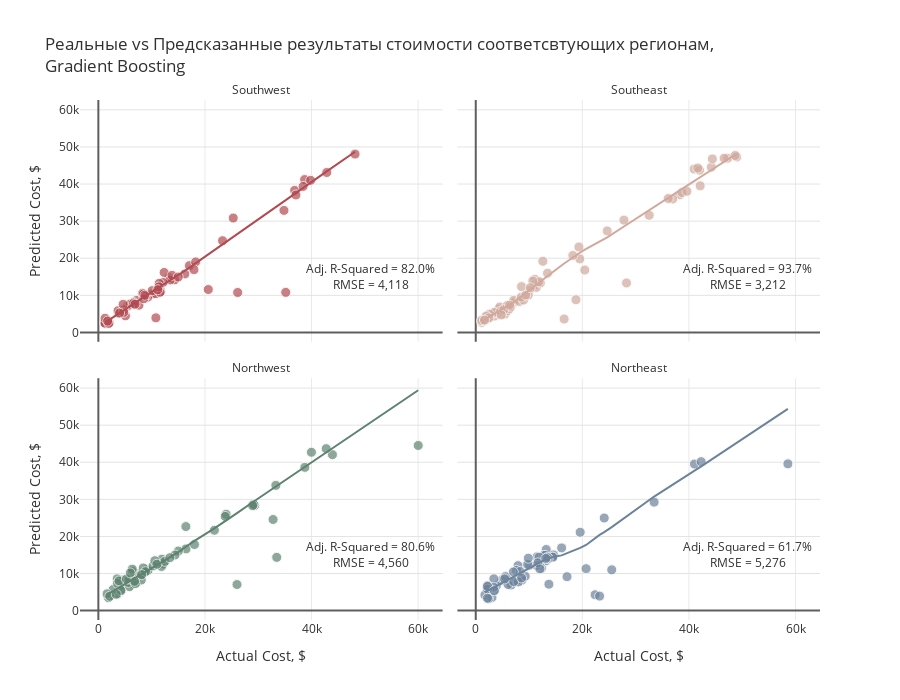

The notebook cell saved with this chart:
### Markdown cell above
Gradient Boosting

### Code cell
actuals=[]
preds=[]
rmses=[]
r2_scores=[]
adj_r2_scores=[]
feat_importance=pd.DataFrame()
regions = ins.region.unique()
s = StandardScaler()
col = ["#B14B51", '#D0A99C', '#5D8370','#6C839B']

for i in regions:
    
    # Разделение датасета по региону
    ins_df = ins[ins.region==i]
    X=ins_df.drop(['charges', 'region'], axis=1)
    y=ins_df.charges
    
    
    
    pf = PolynomialFeatures(degree=2, include_bias=False)
    X_pf = pd.DataFrame(data=pf.fit_transform(X), columns=pf.get_feature_names(X.columns))
    
    # Распределение на выборки
    X_train, X_test, y_train, y_test = train_test_split(X_pf, y, test_size=0.2, random_state=1)
    X_train = pd.DataFrame(X_train, columns = X_pf.columns)
    X_test = pd.DataFrame(X_test, columns = X_pf.columns)
    actuals.append(pd.Series(y_test, name='actuals').reset_index())
    print("\nRegion: {}\n".format(i))
    print("Train Shape:{} {}  Test Shape:{} {}".format(X_train.shape, y_train.shape, X_test.shape, y_test.shape))
    
    
    X_train = pd.DataFrame(data=s.fit_transform(X_train), columns=X_pf.columns)
    X_test = pd.DataFrame(data=s.transform(X_test), columns=X_pf.columns)
    
    
    grid = {'learning_rate': [0.0001, 0.001, 0.01, 0.1, 0.25, 0.5],
            'n_estimators': [int(x) for x in np.linspace(start = 200, stop = 1000, num = 5)],
            'subsample': [0.5, 0.8, 1],
            'min_samples_split': [2, 5, 10],
            'min_samples_leaf': [1, 2, 4],
            'max_depth': [int(x) for x in np.linspace(2, 10, num = 5)],
            'max_features': [None, 'sqrt']}
    xgb=GradientBoostingRegressor(random_state=21)
    xgb_cv=RandomizedSearchCV(estimator=xgb, param_distributions=grid, scoring='neg_mean_squared_error', 
                              n_iter=100, cv=3, random_state=21, n_jobs=-1)
    xgb_cv.fit(X_train, y_train)
    y_pred=xgb_cv.predict(X_test)
    preds.append(pd.Series(y_pred, name='preds').reset_index(drop=True))
    rmse=np.sqrt(mean_squared_error(y_test, y_pred)).round(2)
    r2=r2_score(y_test, y_pred)
    adj_r2 = 1 - (1-r2)*(len(y_test)-1)/(len(y_test)-X_test.shape[1]-1)
    rmses.append(rmse)
    r2_scores.append(r2)
    adj_r2_scores.append(adj_r2)
    
    
    feat_importance["Importance_"+str(i)]=xgb_cv.best_estimator_.feature_importances_
    
    print("Test Error (RMSE) = {:,}".format(rmse))
    print("R-Squared = {:.2f}%, Adjusted R-Squared = {:.2f}%".format(r2*100, adj_r2*100))
    if i != 'Northeast':
        print("__________________________")

# Plot results
for i in range(0,4):
    actuals[i].loc[:,'index']=regions[i]
actual = pd.concat([actuals[i] for i in range(4)], axis = 0)
pred = pd.concat([preds[i] for i in range(4)], axis = 0)
df = pd.concat([actual, pred], axis=1).reset_index(drop=True)

fig = px.scatter(df, x="actuals", y="preds", color="index", trendline="lowess", height=700,
                 title="Реальные vs Предсказанные результаты стоимости соответсвтующих регионам,<br>Gradient Boosting",
                 color_discrete_sequence=col, opacity=0.7, facet_col='index', facet_col_wrap=2)

fig.for_each_annotation(lambda a: a.update(text=a.text.split("=")[-1]))
fig.add_annotation(text="Adj. R-Squared = {:.1f}%<br>RMSE = {:,.0f}".format(adj_r2_scores[0]*100,rmses[0]),
                   x=51e3,y=15e3, row=2,col=1, showarrow=False)
fig.add_annotation(text="Adj. R-Squared = {:.1f}%<br>RMSE = {:,.0f}".format(adj_r2_scores[1]*100,rmses[1]),
                   x=51e3,y=15e3, row=2,col=2, showarrow=False)
fig.add_annotation(text="Adj. R-Squared = {:.1f}%<br>RMSE = {:,.0f}".format(adj_r2_scores[2]*100,rmses[2]),
                   x=51e3,y=15e3, row=1,col=1, showarrow=False)
fig.add_annotation(text="Adj. R-Squared = {:.1f}%<br>RMSE = {:,.0f}".format(adj_r2_scores[3]*100,rmses[3]),
                   x=51e3,y=15e3, row=1,col=2, showarrow=False)

fig.update_traces(hovertemplate="Actual Cost: %{x:$,.2f}<br>Predicted Cost: %{y:$,.2f}",
                  marker=dict(size=10,line=dict(width=1,color="#F7F7F7")),
                  selector=dict(mode="markers"), showlegend=False)
fig.update_xaxes(title="Actual Cost, $", row=1)
fig.update_xaxes(showgrid=True, gridwidth=1, gridcolor='#EAEAEA',
                 zeroline=True, zerolinewidth=2, zerolinecolor='#5E5E5E')
fig.update_yaxes(title="Predicted Cost, $", col=1)
fig.update_yaxes(showgrid=True, gridwidth=1, gridcolor='#E3E3E3',
                 zeroline=True, zerolinewidth=2, zerolinecolor='#5E5E5E')
fig.update_layout(font_color="#303030", paper_bgcolor="white", plot_bgcolor="white")
fig.show()

### Figure 1 — Plotly figure (JSON) as saved in the notebook; plotly's stock layout.template omitted (floating-point values rounded to 4 significant figures)
{"data": [{"hovertemplate": "Actual Cost: %{x:$,.2f}<br>Predicted Cost: %{y:$,.2f}", "legendgroup": "Southwest", "marker": {"color": "#B14B51", "line": {"color": "#F7F7F7", "width": 1}, "opacity": 0.7, "size": 10, "symbol": "circle"}, "mode": "markers", "name": "Southwest", "orientation": "v", "showlegend": false, "type": "scatter", "x": [3761.0, 11670.0, 6312.0, 14320.0, 11550.0, 5080.0, 8269.0, 3693.0, 36840.0, 13220.0, 23310.0, 35160.0, 12350.0, 10070.0, 5488.0, 38711, 7197.0, 6572.0, 5980.0, 34830.0, 6600.0, 39840.0, 1256.0, 1242.0, 4762.0, 9265.0, 13470.0, 1759.0, 1242.0, 48170.0, 16230.0, 25310.0, 10790.0, 4751.0, 8557.0, 42860.0, 8278.0, 11580.0, 7624.0, 12150.0, 20630.0, 4647.0, 26140.0, 2008.0, 8444.0, 17080.0, 13820.0, 8825.0, 37080.0, 10100.0, 11410.0, 14990.0, 11360.0, 6876.0, 10800.0, 18260.0, 1262.0, 17940.0, 11150.0, 38420.0, 8522.0, 8703.0, 3988.0, 1965.0, 1743.0], "xaxis": "x3", "y": [5195.0, 11010.0, 7474.0, 14190.0, 11940.0, 4474.0, 9997.0, 5845.0, 38290.0, 14790.0, 24720.0, 10800.0, 16160.0, 10340.0, 7090.0, 41210.0, 8631.0, 8070.0, 7640.0, 32890.0, 7837.0, 41000.0, 2864.0, 2502.0, 6120.0, 9514.0, 14130.0, 3059.0, 2502.0, 48080.0, 15770.0, 30840.0, 10450.0, 5421.0, 9624.0, 43110.0, 10550.0, 10820.0, 7345.0, 13470.0, 11570.0, 7572.0, 10770.0, 2685.0, 10370.0, 18000.0, 15400.0, 9695.0, 37060.0, 11250.0, 13220.0, 14930.0, 12300.0, 7585.0, 3930.0, 19000.0, 3831.0, 16920.0, 11510.0, 39360.0, 9084.0, 10010.0, 5235.0, 2416.0, 3054.0], "yaxis": "y3"}, {"hovertemplate": "<b>LOWESS trendline</b><br><br>index=Southwest<br>actuals=%{x}<br>preds=%{y} <b>(trend)</b><extra></extra>", "legendgroup": "Southwest", "marker": {"color": "#B14B51", "symbol": "circle"}, "mode": "lines", "name": "Southwest", "showlegend": false, "type": "scatter", "x": [1242.0, 1242.0, 1256.0, 1262.0, 1743.0, 1759.0, 1965.0, 2008.0, 3693.0, 3761.0, 3988.0, 4647.0, 4751.0, 4762.0, 5080.0, 5488.0, 5980.0, 6312.0, 6572.0, 6600.0, 6876.0, 7197.0, 7624.0, 8269.0, 8278.0, 8444.0, 8522.0, 8557.0, 8703.0, 8825.0, 9265.0, 10070.0, 10100.0, 10790.0, 10800.0, 11150.0, 11360.0, 11410.0, 11550.0, 11580.0, 11670.0, 12150.0, 12350.0, 13220.0, 13470.0, 13820.0, 14320.0, 14990.0, 16230.0, 17080.0, 17940.0, 18260.0, 20630.0, 23310.0, 25310.0, 26140.0, 34830.0, 35160.0, 36840.0, 37080.0, 38420.0, 38711, 39840.0, 42860.0, 48170.0], "xaxis": "x3", "y": [2654.0, 2655.0, 2668.0, 2674.0, 3137.0, 3153.0, 3351.0, 3392.0, 5008.0, 5073.0, 5290.0, 5920.0, 6019.0, 6030.0, 6334.0, 6725.0, 7198.0, 7521.0, 7774.0, 7802.0, 8056.0, 8331.0, 8699.0, 9270.0, 9277.0, 9428.0, 9499.0, 9530.0, 9664.0, 9775.0, 10170.0, 10900.0, 10930.0, 11550.0, 11550.0, 11870.0, 12060.0, 12100.0, 12230.0, 12250.0, 12340.0, 12760.0, 12940.0, 13740.0, 13960.0, 14280.0, 14730.0, 15380.0, 16620.0, 17490.0, 18350.0, 18670.0, 21080.0, 23720.0, 25840.0, 26710.0, 35430.0, 35760.0, 37430.0, 37670.0, 39000.0, 39300.0, 40420.0, 43430.0, 48720.0], "yaxis": "y3"}, {"hovertemplate": "Actual Cost: %{x:$,.2f}<br>Predicted Cost: %{y:$,.2f}", "legendgroup": "Southeast", "marker": {"color": "#D0A99C", "line": {"color": "#F7F7F7", "width": 1}, "opacity": 0.7, "size": 10, "symbol": "circle"}, "mode": "markers", "name": "Southeast", "orientation": "v", "showlegend": false, "type": "scatter", "x": [44200.0, 6781.0, 5478.0, 32550.0, 1816.0, 11090.0, 11090.0, 13470.0, 47270.0, 10110.0, 38280.0, 19350.0, 1616.0, 40970.0, 1824.0, 7244.0, 36950.0, 42000.0, 6184.0, 20460.0, 7153.0, 2219.0, 8233.0, 4266.0, 19520.0, 27810.0, 16590.0, 5967.0, 4505.0, 3501.0, 4340.0, 5974.0, 3227.0, 11360.0, 12590.0, 6314.0, 5920.0, 12140.0, 3562.0, 4673.0, 46600.0, 2566.0, 41680.0, 8978.0, 48970.0, 24670.0, 8597.0, 38710.0, 1136.0, 18810.0, 1982.0, 1132.0, 6500.0, 1147.0, 8548.0, 39610.0, 11880.0, 48680.0, 44400.0, 18220.0, 28290.0, 9855.0, 10700.0, 5245.0, 1665.0, 2465.0, 9378.0, 10230.0, 36120.0, 4780.0, 6338.0, 42110.0, 1634.0], "xaxis": "x4", "y": [44560.0, 7643.0, 4941.0, 31570.0, 3731.0, 14310.0, 12860.0, 15970.0, 46960.0, 11420.0, 37110.0, 23040.0, 3340.0, 44040.0, 4091.0, 8159.0, 35960.0, 43750.0, 6298.0, 16820.0, 8670.0, 3671.0, 8366.0, 6262.0, 19830.0, 30280.0, 3608.0, 7043.0, 6860.0, 4400.0, 5100.0, 5835.0, 5228.0, 12150.0, 19170.0, 6396.0, 7274.0, 13360.0, 5417.0, 5725.0, 46980.0, 4917.0, 44310.0, 8729.0, 47300.0, 27360.0, 12350.0, 37720.0, 2702.0, 8807.0, 4406.0, 3275.0, 6878.0, 3214.0, 9519.0, 38050.0, 13690.0, 47700.0, 46780.0, 20760.0, 13340.0, 10060.0, 13850.0, 6110.0, 3287.0, 3900.0, 10070.0, 12050.0, 36100.0, 4708.0, 7331.0, 39520.0, 3350.0], "yaxis": "y4"}, {"hovertemplate": "<b>LOWESS trendline</b><br><br>index=Southeast<br>actuals=%{x}<br>preds=%{y} <b>(trend)</b><extra></extra>", "legendgroup": "Southeast", "marker": {"color": "#D0A99C", "symbol": "circle"}, "mode": "lines", "name": "Southeast", "showlegend": false, "type": "scatter", "x": [1132.0, 1136.0, 1147.0, 1616.0, 1634.0, 1665.0, 1816.0, 1824.0, 1982.0, 2219.0, 2465.0, 2566.0, 3227.0, 3501.0, 3562.0, 4266.0, 4340.0, 4505.0, 4673.0, 4780.0, 5245.0, 5478.0, 5920.0, 5967.0, 5974.0, 6184.0, 6314.0, 6338.0, 6500.0, 6781.0, 7153.0, 7244.0, 8233.0, 8548.0, 8597.0, 8978.0, 9378.0, 9855.0, 10110.0, 10230.0, 10700.0, 11090.0, 11090.0, 11360.0, 11880.0, 12140.0, 12590.0, 13470.0, 16590.0, 18220.0, 18810.0, 19350.0, 19520.0, 20460.0, 24670.0, 27810.0, 28290.0, 32550.0, 36120.0, 36950.0, 38280.0, 38710.0, 39610.0, 40970.0, 41680.0, 42000.0, 42110.0, 44200.0, 44400.0, 46600.0, 47270.0, 48680.0, 48970.0], "xaxis": "x4", "y": [2971.0, 2975.0, 2983.0, 3369.0, 3384.0, 3410.0, 3535.0, 3542.0, 3672.0, 3870.0, 4075.0, 4161.0, 4719.0, 4952.0, 5004.0, 5611.0, 5676.0, 5819.0, 5966.0, 6059.0, 6469.0, 6674.0, 7067.0, 7109.0, 7115.0, 7302.0, 7417.0, 7439.0, 7584.0, 7835.0, 8173.0, 8258.0, 9364.0, 9721.0, 9777.0, 10210.0, 10670.0, 11210.0, 11510.0, 11650.0, 12210.0, 12660.0, 12660.0, 12960.0, 13520.0, 13800.0, 14280.0, 15220.0, 18570.0, 20290.0, 20840.0, 21330.0, 21470.0, 22300.0, 25640.0, 28550.0, 29010.0, 33010.0, 36310.0, 37080.0, 38300.0, 38700.0, 39530.0, 40780.0, 41430.0, 41730.0, 41830.0, 43760.0, 43950.0, 45990.0, 46610.0, 47920.0, 48190.0], "yaxis": "y4"}, {"hovertemplate": "Actual Cost: %{x:$,.2f}<br>Predicted Cost: %{y:$,.2f}", "legendgroup": "Northwest", "marker": {"color": "#5D8370", "line": {"color": "#F7F7F7", "width": 1}, "opacity": 0.7, "size": 10, "symbol": "circle"}, "mode": "markers", "name": "Northwest", "orientation": "v", "showlegend": false, "type": "scatter", "x": [9174.0, 4433.0, 21770.0, 7732.0, 33470.0, 4618.0, 3594.0, 12240.0, 6204.0, 11840.0, 4467.0, 8163.0, 6394.0, 1906.0, 23970.0, 2775.0, 3538.0, 32790.0, 6112.0, 9302.0, 11950.0, 6389.0, 23810.0, 10260.0, 4244.0, 16460.0, 8413.0, 26020.0, 60020.0, 3580.0, 12480.0, 5856.0, 7154.0, 1636.0, 6987.0, 43920.0, 15020.0, 29330.0, 5630.0, 8827.0, 8060.0, 5729.0, 14380.0, 29140.0, 38750.0, 3877.0, 42760.0, 6374.0, 28950.0, 16420.0, 10600.0, 18030.0, 39980.0, 6941.0, 4240.0, 6361.0, 8116.0, 6797.0, 2137.0, 33310.0, 13420.0, 10980.0, 3353.0, 5261.0, 5990.0], "xaxis": "x", "y": [11130.0, 8222.0, 21660.0, 10030.0, 14360.0, 7606.0, 4464.0, 12630.0, 8283.0, 11900.0, 6931.0, 9653.0, 8071.0, 3463.0, 25970.0, 5700.0, 8561.0, 24570.0, 7251.0, 10810.0, 13880.0, 7298.0, 25390.0, 12050.0, 5530.0, 16640.0, 11500.0, 7036.0, 44520.0, 7360.0, 13280.0, 6458.0, 7596.0, 4520.0, 9300.0, 42050.0, 16060.0, 28350.0, 7613.0, 10490.0, 8248.0, 8500.0, 14980.0, 28610.0, 38620.0, 7997.0, 43670.0, 10590.0, 28310.0, 22660.0, 13470.0, 17820.0, 42690.0, 7293.0, 5395.0, 11190.0, 9699.0, 7908.0, 3862.0, 33770.0, 14270.0, 12490.0, 4404.0, 8524.0, 10160.0], "yaxis": "y"}, {"hovertemplate": "<b>LOWESS trendline</b><br><br>index=Northwest<br>actuals=%{x}<br>preds=%{y} <b>(trend)</b><extra></extra>", "legendgroup": "Northwest", "marker": {"color": "#5D8370", "symbol": "circle"}, "mode": "lines", "name": "Northwest", "showlegend": false, "type": "scatter", "x": [1636.0, 1906.0, 2137.0, 2775.0, 3353.0, 3538.0, 3580.0, 3594.0, 3877.0, 4240.0, 4244.0, 4433.0, 4467.0, 4618.0, 5261.0, 5630.0, 5729.0, 5856.0, 5990.0, 6112.0, 6204.0, 6361.0, 6374.0, 6389.0, 6394.0, 6797.0, 6941.0, 6987.0, 7154.0, 7732.0, 8060.0, 8116.0, 8163.0, 8413.0, 8827.0, 9174.0, 9302.0, 10260.0, 10600.0, 10980.0, 11840.0, 11950.0, 12240.0, 12480.0, 13420.0, 14380.0, 15020.0, 16420.0, 16460.0, 18030.0, 21770.0, 23810.0, 23970.0, 26020.0, 28950.0, 29140.0, 29330.0, 32790.0, 33310.0, 33470.0, 38750.0, 39980.0, 42760.0, 43920.0, 60020.0], "xaxis": "x", "y": [4324.0, 4563.0, 4765.0, 5324.0, 5827.0, 5987.0, 6024.0, 6036.0, 6282.0, 6598.0, 6601.0, 6766.0, 6795.0, 6927.0, 7489.0, 7811.0, 7897.0, 8007.0, 8124.0, 8230.0, 8309.0, 8444.0, 8455.0, 8468.0, 8472.0, 8811.0, 8930.0, 8971.0, 9113.0, 9608.0, 9879.0, 9925.0, 9963.0, 10170.0, 10500.0, 10790.0, 10890.0, 11690.0, 11970.0, 12290.0, 13010.0, 13100.0, 13340.0, 13540.0, 14310.0, 15120.0, 15740.0, 17210.0, 17250.0, 18810.0, 22180.0, 24100.0, 24250.0, 26300.0, 29210.0, 29390.0, 29580.0, 32920.0, 33420.0, 33580.0, 38680.0, 39880.0, 42580.0, 43720.0, 59400.0], "yaxis": "y"}, {"hovertemplate": "Actual Cost: %{x:$,.2f}<br>Predicted Cost: %{y:$,.2f}", "legendgroup": "Northeast", "marker": {"color": "#6C839B", "line": {"color": "#F7F7F7", "width": 1}, "opacity": 0.7, "size": 10, "symbol": "circle"}, "mode": "markers", "name": "Northeast", "orientation": "v", "showlegend": false, "type": "scatter", "x": [58570.0, 41030.0, 13130.0, 17130.0, 13220.0, 42300.0, 8628.0, 11510.0, 13230.0, 12730.0, 3559.0, 14590.0, 13020.0, 6113.0, 4847.0, 14450.0, 9282.0, 5595.0, 2204.0, 6641.0, 12320.0, 7935.0, 3858.0, 1712.0, 2727.0, 7639.0, 3044.0, 25520.0, 11940.0, 3393.0, 14450.0, 33480.0, 20710.0, 8334.0, 2218.0, 11880.0, 11390.0, 10070.0, 2396.0, 7730.0, 2211.0, 3385.0, 24110.0, 2206.0, 9723.0, 13620.0, 11660.0, 6067.0, 19590.0, 2217.0, 22400.0, 12030.0, 9866.0, 16120.0, 7050.0, 5429.0, 13430.0, 2196.0, 7986.0, 13730.0, 3482.0, 13140.0, 23240.0, 7134.0, 8606.0], "xaxis": "x2", "y": [39570.0, 39520.0, 13400.0, 9147.0, 14970.0, 40160.0, 8207.0, 14500.0, 16480.0, 14890.0, 5641.0, 15030.0, 14910.0, 8193.0, 8148.0, 14420.0, 9259.0, 9175.0, 5865.0, 6892.0, 11460.0, 12140.0, 6695.0, 4208.0, 5953.0, 10840.0, 3518.0, 11000.0, 12130.0, 8573.0, 14420.0, 29250.0, 11310.0, 10550.0, 6546.0, 14410.0, 12190.0, 12230.0, 3192.0, 8143.0, 6736.0, 6299.0, 24960.0, 5799.0, 12460.0, 14050.0, 12870.0, 7028.0, 21130.0, 6507.0, 4283.0, 11240.0, 14140.0, 16910.0, 10430.0, 8554.0, 14360.0, 3351.0, 7731.0, 7118.0, 5370.0, 14070.0, 3908.0, 7811.0, 8809.0], "yaxis": "y2"}, {"hovertemplate": "<b>LOWESS trendline</b><br><br>index=Northeast<br>actuals=%{x}<br>preds=%{y} <b>(trend)</b><extra></extra>", "legendgroup": "Northeast", "marker": {"color": "#6C839B", "symbol": "circle"}, "mode": "lines", "name": "Northeast", "showlegend": false, "type": "scatter", "x": [1712.0, 2196.0, 2204.0, 2206.0, 2211.0, 2217.0, 2218.0, 2396.0, 2727.0, 3044.0, 3385.0, 3393.0, 3482.0, 3559.0, 3858.0, 4847.0, 5429.0, 5595.0, 6067.0, 6113.0, 6641.0, 7050.0, 7134.0, 7639.0, 7730.0, 7935.0, 7986.0, 8334.0, 8606.0, 8628.0, 9282.0, 9723.0, 9866.0, 10070.0, 11390.0, 11510.0, 11660.0, 11880.0, 11940.0, 12030.0, 12320.0, 12730.0, 13020.0, 13130.0, 13140.0, 13220.0, 13230.0, 13430.0, 13620.0, 13730.0, 14450.0, 14450.0, 14590.0, 16120.0, 17130.0, 19590.0, 20710.0, 22400.0, 23240.0, 24110.0, 25520.0, 33480.0, 41030.0, 42300.0, 58570.0], "xaxis": "x2", "y": [4915.0, 5281.0, 5287.0, 5288.0, 5292.0, 5297.0, 5297.0, 5432.0, 5683.0, 5923.0, 6181.0, 6187.0, 6254.0, 6312.0, 6539.0, 7293.0, 7741.0, 7869.0, 8237.0, 8273.0, 8685.0, 9005.0, 9070.0, 9470.0, 9544.0, 9718.0, 9760.0, 10050.0, 10270.0, 10290.0, 10820.0, 11200.0, 11320.0, 11490.0, 12570.0, 12660.0, 12770.0, 12940.0, 12980.0, 13050.0, 13280.0, 13570.0, 13750.0, 13820.0, 13830.0, 13880.0, 13890.0, 14020.0, 14140.0, 14200.0, 14490.0, 14490.0, 14530.0, 14890.0, 15430.0, 16900.0, 17700.0, 19610.0, 20420.0, 21150.0, 22500.0, 30750.0, 37710.0, 38890.0, 54400.0], "yaxis": "y2"}], "layout": {"annotations": [{"showarrow": false, "text": "Northwest", "x": 0.245, "xanchor": "center", "xref": "paper", "y": 0.465, "yanchor": "bottom", "yref": "paper"}, {"showarrow": false, "text": "Northeast", "x": 0.755, "xanchor": "center", "xref": "paper", "y": 0.465, "yanchor": "bottom", "yref": "paper"}, {"showarrow": false, "text": "Southwest", "x": 0.245, "xanchor": "center", "xref": "paper", "y": 1.0, "yanchor": "bottom", "yref": "paper"}, {"showarrow": false, "text": "Southeast", "x": 0.755, "xanchor": "center", "xref": "paper", "y": 1.0, "yanchor": "bottom", "yref": "paper"}, {"showarrow": false, "text": "Adj. R-Squared = 82.0%<br>RMSE = 4,118", "x": 51000, "xref": "x3", "y": 15000, "yref": "y3"}, {"showarrow": false, "text": "Adj. R-Squared = 93.7%<br>RMSE = 3,212", "x": 51000, "xref": "x4", "y": 15000, "yref": "y4"}, {"showarrow": false, "text": "Adj. R-Squared = 80.6%<br>RMSE = 4,560", "x": 51000, "xref": "x", "y": 15000, "yref": "y"}, {"showarrow": false, "text": "Adj. R-Squared = 61.7%<br>RMSE = 5,276", "x": 51000, "xref": "x2", "y": 15000, "yref": "y2"}], "font": {"color": "#303030"}, "height": 700, "legend": {"title": {"text": "index"}, "tracegroupgap": 0}, "paper_bgcolor": "white", "plot_bgcolor": "white", "title": {"text": "Реальные vs Предсказанные результаты стоимости соответсвтующих регионам,<br>Gradient Boosting"}, "xaxis": {"anchor": "y", "domain": [0, 0.49], "gridcolor": "#EAEAEA", "gridwidth": 1, "showgrid": true, "title": {"text": "Actual Cost, $"}, "zeroline": true, "zerolinecolor": "#5E5E5E", "zerolinewidth": 2}, "xaxis2": {"anchor": "y2", "domain": [0.51, 1], "gridcolor": "#EAEAEA", "gridwidth": 1, "matches": "x", "showgrid": true, "title": {"text": "Actual Cost, $"}, "zeroline": true, "zerolinecolor": "#5E5E5E", "zerolinewidth": 2}, "xaxis3": {"anchor": "y3", "domain": [0, 0.49], "gridcolor": "#EAEAEA", "gridwidth": 1, "matches": "x", "showgrid": true, "showticklabels": false, "zeroline": true, "zerolinecolor": "#5E5E5E", "zerolinewidth": 2}, "xaxis4": {"anchor": "y4", "domain": [0.51, 1], "gridcolor": "#EAEAEA", "gridwidth": 1, "matches": "x", "showgrid": true, "showticklabels": false, "zeroline": true, "zerolinecolor": "#5E5E5E", "zerolinewidth": 2}, "yaxis": {"anchor": "x", "domain": [0, 0.465], "gridcolor": "#E3E3E3", "gridwidth": 1, "showgrid": true, "title": {"text": "Predicted Cost, $"}, "zeroline": true, "zerolinecolor": "#5E5E5E", "zerolinewidth": 2}, "yaxis2": {"anchor": "x2", "domain": [0, 0.465], "gridcolor": "#E3E3E3", "gridwidth": 1, "matches": "y", "showgrid": true, "showticklabels": false, "zeroline": true, "zerolinecolor": "#5E5E5E", "zerolinewidth": 2}, "yaxis3": {"anchor": "x3", "domain": [0.535, 1.0], "gridcolor": "#E3E3E3", "gridwidth": 1, "matches": "y", "showgrid": true, "title": {"text": "Predicted Cost, $"}, "zeroline": true, "zerolinecolor": "#5E5E5E", "zerolinewidth": 2}, "yaxis4": {"anchor": "x4", "domain": [0.535, 1.0], "gridcolor": "#E3E3E3", "gridwidth": 1, "matches": "y", "showgrid": true, "showticklabels": false, "zeroline": true, "zerolinecolor": "#5E5E5E", "zerolinewidth": 2}}}
